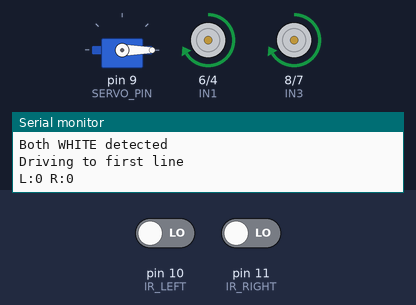
This sketch was run on a simulated Arduino Uno, built with avr-gcc and run on an emulated ATmega328P. On the bench: servo, motor-driver pin pairs drawn as motors (green arrow = first pin HIGH = forward, orange = second pin HIGH = backward, longer = more drive, scaled by the enable pin), the last lines printed to the serial monitor. The inputs (shaded band) are chosen by the test bench; at power-on: pin 10 (IR_LEFT) LOW, pin 11 (IR_RIGHT) LOW.

Above: at 1.5 s.
1.6 s: pin 10 (IR_LEFT) driven HIGH
At 2.0 s:
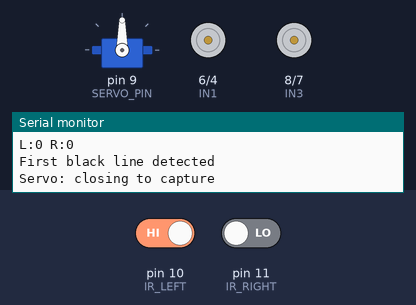
3.2 s: pin 10 (IR_LEFT) driven LOW
At 6.0 s:
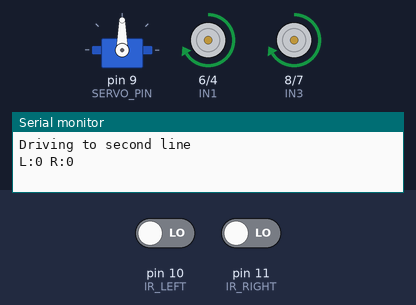
6.2 s: pin 11 (IR_RIGHT) driven HIGH
At 7.5 s:
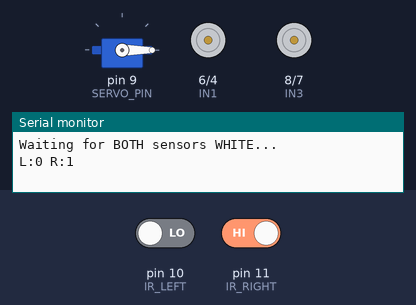
7.7 s: pin 11 (IR_RIGHT) driven LOW
At 9.2 s:
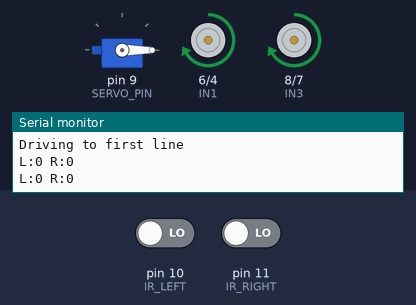
Timing chart, 0 to 10.4 s (numbered marks = the images above; inputs shaded):
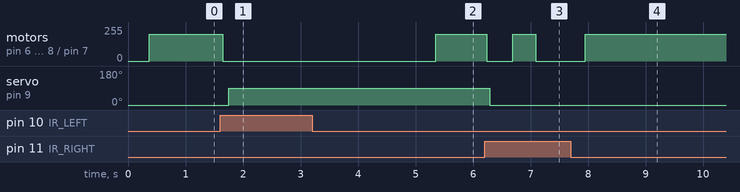

Measured:
- after the input at 1.6 s, motor on pin 6 (IN1) / pin 4 (IN2), motor on pin 8 (IN3) / pin 7 (IN4): forward 200/255 → stopped after 0.05 s; servo on pin 9 (SERVO_PIN): 0° → 90° after 0.15 s
- after the input at 3.2 s, motor on pin 6 (IN1) / pin 4 (IN2), motor on pin 8 (IN3) / pin 7 (IN4): goes on until 5.3 s, then stays forward 200/255; servo on pin 9 (SERVO_PIN): stays 90° (without the input it goes to 0° after 2.5 s)
- after the input at 6.2 s, motor on pin 6 (IN1) / pin 4 (IN2), motor on pin 8 (IN3) / pin 7 (IN4): forward 200/255 → stopped at once, → forward 200/255 0.45 s later, → stopped 0.40 s later; servo on pin 9 (SERVO_PIN): 90° → 0° after 0.09 s
- after the input at 7.7 s, motor on pin 6 (IN1) / pin 4 (IN2), motor on pin 8 (IN3) / pin 7 (IN4): stopped → forward 200/255 after 0.25 s

The sketch:

PPBC_liepzig_01.ino
```cpp
/* NAME         : DARIAN
   SURNAME      : VERGOTINE
   STUDENT NO   : 162 502 118
   ISAT TYPE    : IROB ISAT PPBC*/

#include <Servo.h>

// ==== PIN DEFINTIONS ==== //
const int IR_LEFT = 10;
const int IR_RIGHT = 11;

// ==== LEFT MOTOR ==== //
const int ENA = 3;
const int IN1 = 6;
const int IN2 = 4;

// ==== RIGHT MOTOR ==== //
const int ENB = 5;
const int IN3 = 8;
const int IN4 = 7;

// ==== SERVO MOTOR ==== //
const int SERVO_PIN = 9;

// ==== DEFAULT STRING ==== //
const bool IR_HIGH_ON_WHITE = false;

const int MOTOR_SPEED = 200; // 0-255
const int SERVO_OPEN = 0;    // release angle
const int SERVO_CLOSED = 90; // capture angle

const unsigned long STATUS_INTERVAL_MS = 1000;
const unsigned long CLEAR_AFTER_RELEASE_MS = 400; // move forward after release to clear line
const unsigned long CAPTURE_PAUSE_MS = 3000; // pause after capture before driving again

Servo arm;
unsigned long lastStatusPrint = 0;

void driveForward(int speed){
  analogWrite(ENA, speed); analogWrite(ENB, speed);
  digitalWrite(IN1, HIGH); digitalWrite(IN2, LOW);
  digitalWrite(IN3, HIGH); digitalWrite(IN4, LOW);
}

void stopMotors(){
  analogWrite(ENA, 0); analogWrite(ENB, 0);
  digitalWrite(IN1, LOW); digitalWrite(IN2, LOW);
  digitalWrite(IN3, LOW); digitalWrite(IN4, LOW);
}

bool isWhite(int pin){
  int v = digitalRead(pin);
  return IR_HIGH_ON_WHITE ? (v == HIGH) : (v == LOW);
}
bool isBlack(int pin){ return !isWhite(pin); }

void printSensorStatusIfDue(){
  if (millis() - lastStatusPrint > STATUS_INTERVAL_MS){
    Serial.print("L:"); Serial.print(digitalRead(IR_LEFT));
    Serial.print(" R:"); Serial.println(digitalRead(IR_RIGHT));
    lastStatusPrint = millis();
  }
}

void capture(){
  Serial.println("Servo: closing to capture");
  arm.write(SERVO_CLOSED);
  delay(600);
  Serial.println("Captured");
}

void releaseBall(){
  Serial.println("Servo: opening to release");
  arm.write(SERVO_OPEN);
  delay(400);
  Serial.println("Released");
}

void waitForBothWhite(){
  Serial.println("Waiting for BOTH sensors WHITE...");
  while (!(isWhite(IR_LEFT) && isWhite(IR_RIGHT))){
    stopMotors();
    printSensorStatusIfDue();
    delay(40);
  }
  Serial.println("Both WHITE detected");
}

bool waitForLineDebounced(unsigned long timeout = 15000){
  unsigned long start = millis();
  int stable = 0;
  while (millis() - start < timeout){
    if (isBlack(IR_LEFT) || isBlack(IR_RIGHT)){
      if (++stable >= 5) return true; // ~50 ms stable
    } else {
      stable = 0;
    }
    printSensorStatusIfDue();
    delay(10);
  }
  return false;
}

void setup(){
  pinMode(IR_LEFT, INPUT); pinMode(IR_RIGHT, INPUT);
  pinMode(ENA, OUTPUT); pinMode(ENB, OUTPUT);
  pinMode(IN1, OUTPUT); pinMode(IN2, OUTPUT);
  pinMode(IN3, OUTPUT); pinMode(IN4, OUTPUT);

  Serial.begin(9600);
  delay(50);
  Serial.println("Ping Pong Catcher starting...");
  arm.attach(SERVO_PIN);
  arm.write(SERVO_OPEN);
  Serial.println("Servo set to OPEN");
  delay(300);
}

void loop(){
  // Wait until robot is placed on WHITE to begin
  waitForBothWhite();

  // Phase 1: drive to first line
  Serial.println("Driving to first line");
  driveForward(MOTOR_SPEED);
  if (waitForLineDebounced()){
    stopMotors();
    Serial.println("First black line detected");
    delay(100);
    capture();
  } else {
    stopMotors();
    Serial.println("First-line timeout, restarting wait");
    return;
  }

  // Pause after capture even if WHITE not seen
  Serial.print("Pausing after capture for "); Serial.print(CAPTURE_PAUSE_MS); Serial.println(" ms");
  stopMotors();
  delay(CAPTURE_PAUSE_MS);

  // Clear first line (short drive) and proceed to second line without waiting for WHITE
  Serial.println("Clearing first line (short drive) and continuing to second line");
  driveForward(MOTOR_SPEED);
  delay(300);
  stopMotors();

  // Phase 2: drive to second line
  Serial.println("Driving to second line");
  driveForward(MOTOR_SPEED);
  if (waitForLineDebounced()){
    stopMotors();
    Serial.println("Second black line detected");
    delay(50);
    releaseBall();
  } else {
    stopMotors();
    Serial.println("Second-line timeout, restarting wait");
    return;
  }

  // Move forward a bit to clear the release area, then stop and wait for WHITE to auto-restart
  Serial.println("Clearing after release to find WHITE for next run");
  driveForward(MOTOR_SPEED);
  delay(CLEAR_AFTER_RELEASE_MS);
  stopMotors();

  // Now wait for BOTH sensors to see WHITE again; when they do loop() repeats automatically
  waitForBothWhite();
  Serial.println("Ready for next cycle");
  delay(200); // small debounce before next cycle
}
```
